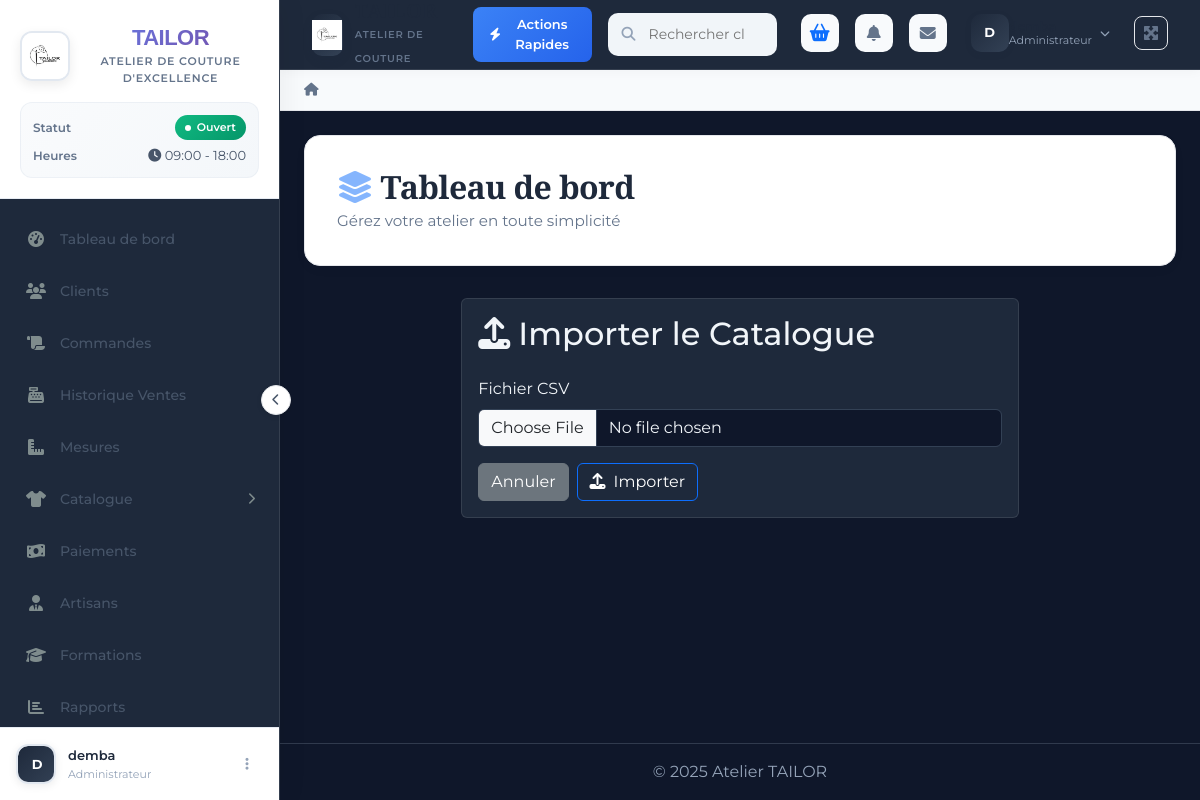
Page /catalogue/import/ (signed in) on the committed database.
### apps/settings/models.py (models this page shows, shortened)
class Setting(TimeStampedModel):
    nom_atelier = models.CharField(max_length=255, default="Mon Atelier de Couture")
    adresse = models.TextField(blank=True, null=True)
    telephone = models.CharField(max_length=50, blank=True, null=True)
    email = models.EmailField(blank=True, null=True)
    logo = models.ImageField(upload_to='settings/logos/', blank=True, null=True)
    devise = models.CharField(max_length=10, default="FCFA")
    tva = models.DecimalField(max_digits=5, decimal_places=2, default=0.00, help_text="Taux de TVA en %")
    delai_confection_standard = models.IntegerField(default=7, help_text="Délai standard en jours")
    seuil_stock_bas = models.IntegerField(default=5, help_text="Alerte stock bas (quantité)")
    LANGUES_CHOICES = [
        ('fr', 'Français'),
        ('en', 'English'),
    ]
    THEME_CHOICES = [
        ('light', 'Clair'),
        ('dark', 'Sombre'),
    ]
    langue = models.CharField(max_length=5, choices=LANGUES_CHOICES, default='fr')
    theme = models.CharField(max_length=10, choices=THEME_CHOICES, default='light')
    class Meta:
        verbose_name = "Paramètres"
        verbose_name_plural = "Paramètres"
    @classmethod
    def load(cls):
        obj, created = cls.objects.get_or_create(pk=1)
        return obj

### apps/catalogue/views.py (the view, shortened to what this page needs)
# urls.py: path('import/', catalogue_import, name='catalogue_import'),
@login_required
def catalogue_import(request):
    return render(request, 'catalogue/catalogue_import.html')

### apps/catalogue/templates/catalogue/catalogue_import.html (shortened to what this page needs)
{% extends "base.html" %}
{% block content %}
<div class="container mt-4">
    <div class="row justify-content-center">
        <div class="col-lg-8">
            <div class="card">
                <div class="card-body">
                    <h2 class="card-title mb-4">
                        <i class="fas fa-upload me-2"></i>Importer le Catalogue
                    </h2>
                    <form method="post" enctype="multipart/form-data">
                        <div class="mb-3">
                            <label for="file" class="form-label">Fichier CSV</label>
                            <input type="file" class="form-control" id="file" name="file" accept=".csv" required>
                        </div>
                        <div class="d-flex gap-2">
                            <a href="{% url 'catalogue:catalogue_list' %}" class="btn btn-secondary">Annuler</a>
                            <button type="submit" class="btn btn-primary">
                                <i class="fas fa-upload me-2"></i>Importer
                            </button>
                        </div>
                    </form>
                </div>
            </div>
        </div>
    </div>
</div>
{% endblock %}

### templates/includes/sidebar.html (shortened to what this page needs)
{% load static %}
<div class="sidebar-wrapper" id="sidebar">
    <div class="sidebar-header">
        <div class="logo-container">
            <div class="logo-image">
                {% if site_settings.logo %}
                    <img src="{{ site_settings.logo.url }}" alt="{{ site_settings.nom_atelier }}"
                         onerror="this.classList.add('logo-fallback')">
                {% else %}
                    <img src="{% static 'img/icons/tailor.jpg' %}" alt="TAILOR Atelier"
                         onerror="this.classList.add('logo-fallback')">
                {% endif %}
            </div>
            <div class="logo-text-container">
                <h3 class="logo-text">{{ site_settings.nom_atelier|upper }}</h3>
                <p class="logo-subtitle">Atelier de Couture d'Excellence</p>
            </div>
        </div>
        <div class="atelier-info">
            <div class="info-row">
                <span class="info-label">Statut</span>
                <span class="status-badge status-open">
                    <span class="status-dot"></span>
                    Ouvert
                </span>
            </div>
            <div class="info-row">
                <span class="info-label">Heures</span>
                <span><i class="fas fa-clock"></i> 09:00 - 18:00</span>
            </div>
        </div>
    </div>
    <nav class="sidebar-nav">
        <ul class="nav-list">
            <li class="nav-item">
                <a href="{% url 'dashboard:index' %}"
                   class="nav-link {% if request.resolver_match.url_name == 'index' %}active{% endif %}">
                    <span class="nav-icon">
                        <i class="fas fa-tachometer-alt"></i>
                    </span>
                    <span class="nav-text">Tableau de bord</span>
                </a>
            </li>
            <li class="nav-item">
                <a href="{% url 'clients:client_list' %}"
                   class="nav-link {% if 'clients' in request.resolver_match.app_names %}active{% endif %}">
                    <span class="nav-icon">
                        <i class="fas fa-users"></i>
                    </span>
                    <span class="nav-text">Clients</span>
                </a>
            </li>
            <li class="nav-item">
                <a href="{% url 'commandes:commande_list' %}"
                   class="nav-link {% if 'commandes' in request.resolver_match.app_names %}active{% endif %}">
                    <span class="nav-icon">
                        <i class="fas fa-scroll"></i>
                    </span>
                    <span class="nav-text">Commandes</span>
                </a>
            </li>
            <li class="nav-item">
                <a href="{% url 'ventes:vente_list' %}"
                   class="nav-link {% if 'ventes' in request.resolver_match.app_names %}active{% endif %}">
                    <span class="nav-icon">
                        <i class="fas fa-cash-register"></i>
                    </span>
                    <span class="nav-text">Historique Ventes</span>
                </a>
            </li>
            <li class="nav-item">
                <a href="{% url 'mesures:mesure_list' %}"
                   class="nav-link {% if 'mesures' in request.resolver_match.app_names %}active{% endif %}">
                    <span class="nav-icon">
                        <i class="fas fa-ruler-combined"></i>
                    </span>
                    <span class="nav-text">Mesures</span>
                </a>
            </li>
            <li class="nav-item dropdown-item">
                <a href="#catalogueMenu" class="nav-link" data-bs-toggle="collapse">
                    <span class="nav-icon">
                        <i class="fas fa-tshirt"></i>
                    </span>
                    <span class="nav-text">Catalogue</span>
                    <i class="fas fa-chevron-right dropdown-icon"></i>
                </a>
            </li>
            <li class="nav-item">
                <a href="{% url 'paiements:paiement_list' %}"
                   class="nav-link {% if 'paiements' in request.resolver_match.app_names %}active{% endif %}">
                    <span class="nav-icon">
                        <i class="fas fa-money-bill-wave"></i>
                    </span>
                    <span class="nav-text">Paiements</span>
                </a>
            </li>
            <li class="nav-item">
                <a href="{% url 'personnel:personnel_list' %}"
                   class="nav-link {% if 'personnel' in request.resolver_match.app_names %}active{% endif %}">
                    <span class="nav-icon">
                        <i class="fas fa-user-tie"></i>
                    </span>
                    <span class="nav-text">Artisans</span>
                </a>
            </li>
            <li class="nav-item">
                <a href="{% url 'formations:formation_list' %}"
                   class="nav-link {% if 'formations' in request.resolver_match.app_names %}active{% endif %}">
                    <span class="nav-icon">
                        <i class="fas fa-graduation-cap"></i>
                    </span>
                    <span class="nav-text">Formations</span>
                </a>
            </li>
            <li class="nav-item">
                <a href="#" class="nav-link">
                    <span class="nav-icon">
                        <i class="fas fa-chart-bar"></i>
                    </span>
                    <span class="nav-text">Rapports</span>
                </a>
            </li>
        </ul>
    </nav>
    <div class="sidebar-footer">
        <div class="user-profile dropdown">
            <div class="user-avatar">
                {% if user.userprofile.avatar %}
                <img src="{{ user.userprofile.avatar.url }}" alt="{{ user.username }}">
                {% else %}
                <div class="avatar-initials">
                    {% if user.first_name and user.last_name %}
                        {{ user.first_name|first|upper }}{{ user.last_name|first|upper }}
                    {% else %}
                        {{ user.username|first|upper }}
                    {% endif %}
                </div>
                {% endif %}
            </div>
            <div class="user-info">
                <div class="user-name">
                    {% if user.first_name %}
                        {{ user.first_name }} {{ user.last_name }}
                    {% else %}
                        {{ user.username }}
                    {% endif %}
                </div>
                <div class="user-role">
                    {% if user.is_superuser %}
                        Administrateur
                    {% elif user.groups.all %}
                        {{ user.groups.all.0.name }}
                    {% else %}
                        Gestionnaire
                    {% endif %}
                </div>
            </div>
            <button class="user-menu-btn" type="button" data-bs-toggle="dropdown">
                <i class="fas fa-ellipsis-v"></i>
            </button>
        </div>
    </div>
    <button class="sidebar-toggle" id="sidebarToggle" data-bs-toggle="tooltip" title="Réduire/Agrandir le menu">
        <i class="fas fa-chevron-left"></i>
    </button>
</div>
<button class="sidebar-mobile-toggle" id="mobileToggle">
</button>

### templates/includes/navbar.html (shortened to what this page needs)
<nav class="navbar navbar-expand-lg navbar-light bg-white main-navbar-custom" id="main-navbar">
    <div class="container-fluid px-3">
        <a class="navbar-brand-custom d-flex align-items-center me-4" href="{% url 'dashboard:index' %}">
            <div class="brand-logo-icon">
                {% if site_settings.logo %}
                    <img src="{{ site_settings.logo.url }}" alt="Logo" style="height: 30px; width: auto;">
                {% else %}
                    <i class="fas fa-scissors"></i>
                {% endif %}
            </div>
            <div class="brand-text-wrapper">
                <span class="brand-logo-text">{{ site_settings.nom_atelier|upper }}</span>
                <small class="brand-logo-subtitle">Atelier de Couture</small>
            </div>
        </a>
        <div class="d-none d-lg-block me-3">
            <button class="btn-quick-action" data-bs-toggle="modal" data-bs-target="#quickActionsModal">
                <i class="fas fa-bolt"></i> <span>Actions Rapides</span>
            </button>
        </div>
        <div class="navbar-search-custom flex-grow-1 me-4 d-none d-lg-block">
            <form method="get" action="{% url 'clients:client_list' %}" class="position-relative">
                <div class="search-input-group">
                    <span class="search-icon">
                        <i class="fas fa-search"></i>
                    </span>
                    <input type="search" name="q" class="form-control-search"
                           placeholder="Rechercher client, commande, tissu..."
                           value="{{ request.GET.q|default:'' }}"
                           aria-label="Recherche">
                </div>
            </form>
        </div>
        <div class="navbar-nav-custom align-items-center ms-auto">
            <div class="nav-item me-3">
                <a class="nav-icon-link position-relative" href="{% url 'panier:cart_detail' %}" title="Voir le panier">
                    <i class="fas fa-shopping-basket text-primary" style="font-size: 1.1rem;"></i>
                </a>
            </div>
            <div class="nav-item dropdown me-3">
                <a class="nav-icon-link position-relative" href="{% url 'core:notification_list' %}" role="button"
                   data-bs-toggle="dropdown" aria-expanded="false">
                    <i class="fas fa-bell"></i>
                </a>
            </div>
            <div class="nav-item dropdown me-3">
                <a class="nav-icon-link position-relative" href="{% url 'messagerie:inbox' %}" role="button"
                   data-bs-toggle="dropdown" aria-expanded="false">
                    <i class="fas fa-envelope"></i>
                </a>
            </div>
            <div class="nav-item dropdown">
                <a class="nav-user-profile d-flex align-items-center" href="#" role="button"
                   data-bs-toggle="dropdown" aria-expanded="false">
                    <div class="nav-user-avatar">
                        <div class="avatar-initials">
                            {% if user.first_name and user.last_name %}
                                {{ user.first_name|first|upper }}{{ user.last_name|first|upper }}
                            {% else %}
                                {{ user.username|first|upper }}
                            {% endif %}
                        </div>
                    </div>
                    <div class="nav-user-info d-none d-xl-block">
                        <div class="user-name-text">
                        </div>
                        <div class="user-role-text">
                            {% if user.is_superuser %}
                                Administrateur
                            {% elif user.groups.all %}
                                {{ user.groups.all.0.name }}
                            {% else %}
                                Utilisateur
                            {% endif %}
                        </div>
                    </div>
                    <i class="fas fa-chevron-down ms-2 nav-chevron"></i>
                </a>
            </div>
            <div class="nav-item ms-3 d-none d-lg-block">
                <button class="btn-fullscreen" id="fullscreenToggle" title="Plein écran">
                    <i class="fas fa-expand-arrows-alt"></i>
                </button>
            </div>
        </div>
    </div>
</nav>
<nav aria-label="breadcrumb" class="breadcrumb-container d-none d-lg-block">
    <div class="container-fluid px-4">
        <ol class="breadcrumb-custom mb-0">
            {% block breadcrumb %}
            <li class="breadcrumb-item-custom">
                <a href="{% url 'dashboard:index' %}" class="breadcrumb-home">
                    <i class="fas fa-home"></i>
                </a>
            </li>
            {% endblock %}
        </ol>
    </div>
</nav>

### rows in the picture
Setting: logo (picture), nom_atelier "TAILOR"

### other values in the picture
{{ user.username|first|upper }} "D"
{{ user.username }} "demba"
{{ year|default:2025 }} "2025"
